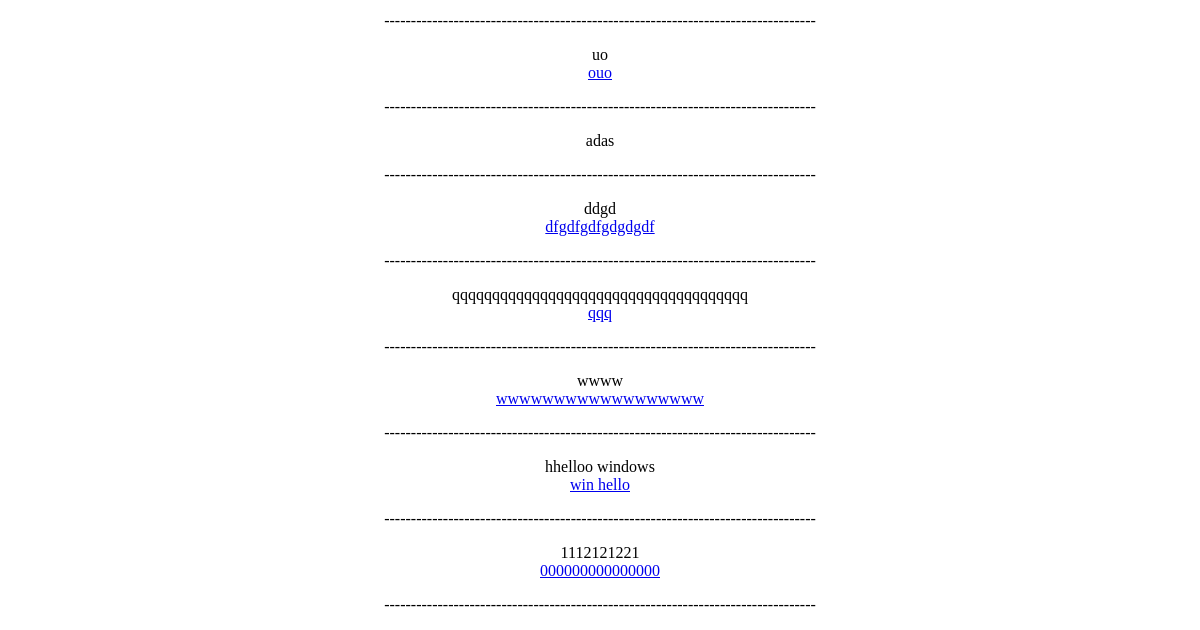
Before: /history.html/ (signed in, lower part) with the older database file.
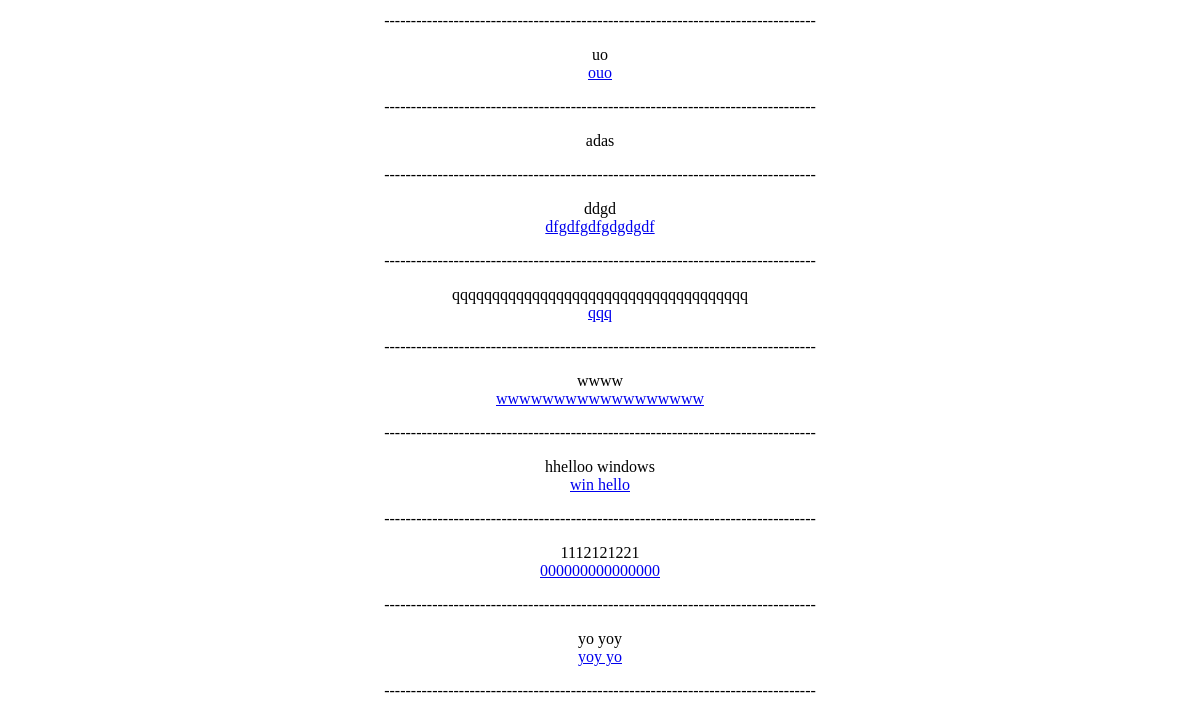
After: the same page with the newer database file.
### app1/models.py (models this page shows, shortened)
class Links(models.Model):
    link = models.CharField(max_length=200, blank=False)
    description = models.CharField(max_length=100, blank=False)

### app1/views.py (the view)
# urls.py: path('history.html/', history_page),
@login_required
def history_page(request):
    all_links = Links.objects.all()
    return render(request, 'history.html', {'data': all_links})

### templates/history.html (shortened to what this page needs)
<!DOCTYPE html>
<html style="width: 100%; height: 100%;">
<head>
</head>
<body style="width: 100%; height: 100%; margin: 0;">
<div class="main_div">
    {%for i in data%}
    {{i.description}}
    <a href="{{i.link}}">{{i.link}}</a>
    <p>---------------------------------------------------------------------------------</p>
    {%endfor%}
</div>
</body>
</html>

Changed rows visible on the page:
added Links: description "yo yoy", link "yoy yo"
